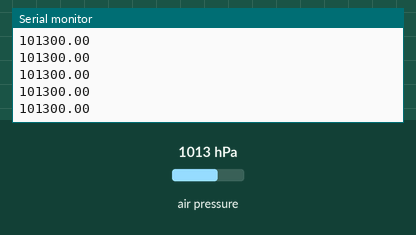
The sketch below on a simulated Arduino Uno, built with avr-gcc and run on an emulated ATmega328P. Shown: the last lines printed to the serial monitor. The test bench sets the inputs (shaded band); at power-on: air pressure 1013 hPa.

Above: at 1.7 s.
1.8 s: air pressure set to 952 hPa
At 3.0 s:
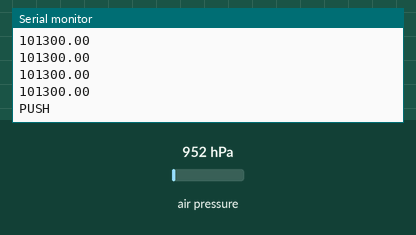
3.3 s: air pressure set to 975 hPa
At 3.93 s:
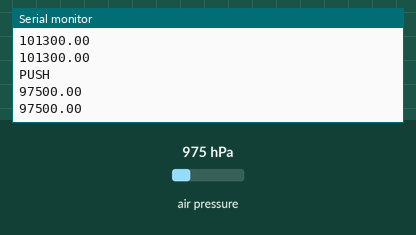

Measured:
- after the input at 1.8 s, the serial monitor: prints a new line at once (image 1)
- after the input at 3.3 s, the serial monitor: prints a new line after 0.53 s (image 2)

The sketch:

bmp.ino
```cpp
#include <Wire.h>
#include <Adafruit_BMP280.h>

float prsbef = 0;

Adafruit_BMP280 bmp;

void setup() {
  // put your setup code here, to run once:
  Serial.begin(9600);
  delay(500);
  if (!bmp.begin()) {
    Serial.println("Wire Error!");
    while (1) {}
  }
}

void loop() {
  // put your main code here, to run repeatedly:
  float prsaft;
  prsbef = bmp.readPressure();
  Serial.println(prsbef);
  while (1) {
    prsaft = bmp.readPressure();
    if (prsbef - prsaft > 200) {
      Serial.println("PUSH");
      prsbef = prsaft;
      delay(2000);
    } else {
      prsbef = prsaft;
      Serial.println(prsaft);
      delay(100);
    }
  }
}
```
